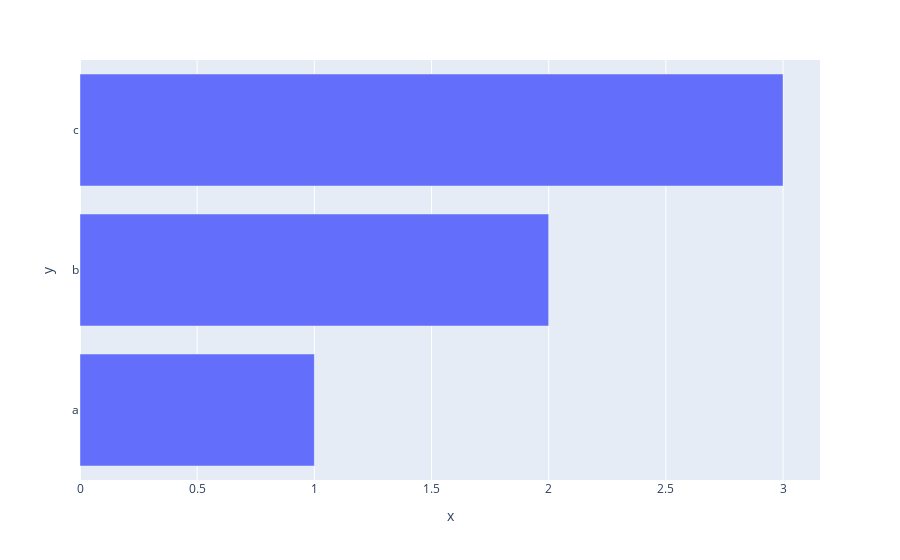

Notebook code for this chart:
### Code cell
fig = px.bar(x=x, y=y)
# print(fig)
fig.show()
# fig.write_image("../Outputs/bar.svg")

### Figure 1 — Plotly figure (JSON) as saved in the notebook; plotly's stock layout.template omitted (floating-point values rounded to 4 significant figures)
{"data": [{"alignmentgroup": "True", "hovertemplate": "x=%{x}<br>y=%{y}<extra></extra>", "legendgroup": "", "marker": {"color": "#636efa", "pattern": {"shape": ""}}, "name": "", "offsetgroup": "", "orientation": "h", "showlegend": false, "textposition": "auto", "type": "bar", "x": [1, 2, 3], "xaxis": "x", "y": ["a", "b", "c"], "yaxis": "y"}], "layout": {"barmode": "relative", "legend": {"tracegroupgap": 0}, "margin": {"t": 60}, "xaxis": {"anchor": "y", "domain": [0, 1], "title": {"text": "x"}}, "yaxis": {"anchor": "x", "domain": [0, 1], "title": {"text": "y"}}}}
